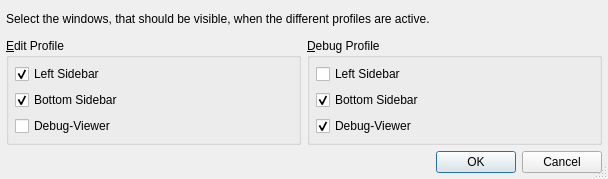
<ui version="4.0" >
 <class>ViewProfileSidebarsDialog</class>
 <widget class="QDialog" name="ViewProfileSidebarsDialog" >
  <property name="geometry" >
   <rect>
    <x>0</x>
    <y>0</y>
    <width>608</width>
    <height>179</height>
   </rect>
  </property>
  <property name="windowTitle" >
   <string>Configure View Profiles</string>
  </property>
  <property name="sizeGripEnabled" >
   <bool>true</bool>
  </property>
  <layout class="QGridLayout" name="gridLayout" >
   <item row="0" column="0" colspan="2" >
    <widget class="QLabel" name="textLabel1" >
     <property name="text" >
      <string>Select the windows, that should be visible, when the different profiles are active.</string>
     </property>
     <property name="alignment" >
      <set>Qt::AlignVCenter</set>
     </property>
    </widget>
   </item>
   <item row="1" column="0" >
    <widget class="QGroupBox" name="editGroup" >
     <property name="title" >
      <string>&amp;Edit Profile</string>
     </property>
     <layout class="QVBoxLayout" name="verticalLayout" >
      <item>
       <widget class="QCheckBox" name="epvtCheckBox" >
        <property name="text" >
         <string>Left Sidebar</string>
        </property>
        <property name="checked" >
         <bool>true</bool>
        </property>
       </widget>
      </item>
      <item>
       <widget class="QCheckBox" name="ephtCheckBox" >
        <property name="text" >
         <string>Bottom Sidebar</string>
        </property>
        <property name="checked" >
         <bool>true</bool>
        </property>
       </widget>
      </item>
      <item>
       <widget class="QCheckBox" name="epdbCheckBox" >
        <property name="text" >
         <string>Debug-Viewer</string>
        </property>
       </widget>
      </item>
     </layout>
    </widget>
   </item>
   <item row="1" column="1" >
    <widget class="QGroupBox" name="debugGroup" >
     <property name="title" >
      <string>&amp;Debug Profile</string>
     </property>
     <layout class="QVBoxLayout" name="verticalLayout_2" >
      <item>
       <widget class="QCheckBox" name="dpvtCheckBox" >
        <property name="text" >
         <string>Left Sidebar</string>
        </property>
       </widget>
      </item>
      <item>
       <widget class="QCheckBox" name="dphtCheckBox" >
        <property name="text" >
         <string>Bottom Sidebar</string>
        </property>
        <property name="checked" >
         <bool>true</bool>
        </property>
       </widget>
      </item>
      <item>
       <widget class="QCheckBox" name="dpdbCheckBox" >
        <property name="text" >
         <string>Debug-Viewer</string>
        </property>
        <property name="checked" >
         <bool>true</bool>
        </property>
       </widget>
      </item>
     </layout>
    </widget>
   </item>
   <item row="2" column="0" colspan="2" >
    <widget class="QDialogButtonBox" name="buttonBox" >
     <property name="orientation" >
      <enum>Qt::Horizontal</enum>
     </property>
     <property name="standardButtons" >
      <set>QDialogButtonBox::Cancel|QDialogButtonBox::Ok</set>
     </property>
    </widget>
   </item>
  </layout>
 </widget>
 <layoutdefault spacing="6" margin="6" />
 <pixmapfunction>qPixmapFromMimeSource</pixmapfunction>
 <tabstops>
  <tabstop>epvtCheckBox</tabstop>
  <tabstop>ephtCheckBox</tabstop>
  <tabstop>epdbCheckBox</tabstop>
  <tabstop>dpvtCheckBox</tabstop>
  <tabstop>dphtCheckBox</tabstop>
  <tabstop>dpdbCheckBox</tabstop>
  <tabstop>buttonBox</tabstop>
 </tabstops>
 <resources/>
 <connections>
  <connection>
   <sender>buttonBox</sender>
   <signal>accepted()</signal>
   <receiver>ViewProfileSidebarsDialog</receiver>
   <slot>accept()</slot>
   <hints>
    <hint type="sourcelabel" >
     <x>56</x>
     <y>208</y>
    </hint>
    <hint type="destinationlabel" >
     <x>56</x>
     <y>229</y>
    </hint>
   </hints>
  </connection>
  <connection>
   <sender>buttonBox</sender>
   <signal>rejected()</signal>
   <receiver>ViewProfileSidebarsDialog</receiver>
   <slot>reject()</slot>
   <hints>
    <hint type="sourcelabel" >
     <x>146</x>
     <y>215</y>
    </hint>
    <hint type="destinationlabel" >
     <x>146</x>
     <y>234</y>
    </hint>
   </hints>
  </connection>
 </connections>
</ui>
